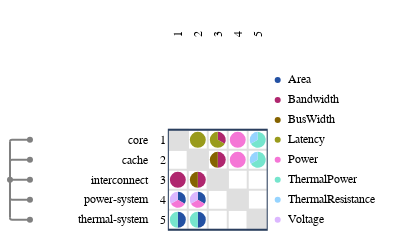

Here is the notebook cell this chart was saved with:
### Code cell
from ragraph.io.esl import from_esl
graph = from_esl(["./esl"])

import raesl.plot
figure = raesl.plot.mdm(
    graph,
    node_kinds=["component"],
)
figure.write_image("figures/dsm_components.svg")
figure.show()

### Figure 1 — Plotly figure (JSON) as saved in the notebook; plotly's stock layout.template omitted (floating-point values rounded to 4 significant figures)
{"data": [{"hoverinfo": "skip", "marker": {"color": "#FFFFFF", "line": {"color": "#FFFFFF"}}, "mode": "markers", "showlegend": false, "type": "scatter", "x": [0.5], "xaxis": "x", "y": [0.5], "yaxis": "y"}, {"hoverinfo": "skip", "marker": {"color": "#FFFFFF", "line": {"color": "#FFFFFF"}}, "mode": "markers", "showlegend": false, "type": "scatter", "x": [0.5], "xaxis": "x2", "y": [0.5], "yaxis": "y2"}, {"hoverinfo": "skip", "marker": {"color": "#FFFFFF", "line": {"color": "#FFFFFF"}}, "mode": "markers", "showlegend": false, "type": "scatter", "x": [0.5], "xaxis": "x3", "y": [0.5], "yaxis": "y3"}, {"hoverinfo": "skip", "marker": {"color": "#FFFFFF", "line": {"color": "#FFFFFF"}}, "mode": "markers", "showlegend": false, "type": "scatter", "x": [0.5], "xaxis": "x5", "y": [0.5], "yaxis": "y5"}, {"customdata": [{"data": "world.core", "pointtype": "tree_node"}, {"data": "world.cache", "pointtype": "tree_node"}, {"data": "world.interconnect", "pointtype": "tree_node"}, {"data": "world.power-system", "pointtype": "tree_node"}, {"data": "world.thermal-system", "pointtype": "tree_node"}, {"data": "world", "pointtype": "tree_node"}], "hoverinfo": "text", "marker": {"color": "gray"}, "mode": "markers", "showlegend": false, "text": ["world.core", "world.cache", "world.interconnect", "world.power-system", "world.thermal-system", "world"], "type": "scatter", "x": [1, 1, 1, 1, 1, 0], "xaxis": "x6", "y": [4.5, 3.5, 2.5, 1.5, 0.5, 2.5], "yaxis": "y6"}, {"customdata": [{"source": "world.core", "target": "world.interconnect"}], "hoverinfo": "text", "marker": {"color": "#ffffff"}, "mode": "markers", "showlegend": false, "text": ["source: world.core<br>target: world.interconnect<br>Bandwidth: 1.0"], "type": "scatter", "x": [0.5], "xaxis": "x9", "y": [2.3], "yaxis": "y9"}, {"customdata": [{"source": "world.core", "target": "world.power-system"}], "hoverinfo": "text", "marker": {"color": "#ffffff"}, "mode": "markers", "showlegend": false, "text": ["source: world.core<br>target: world.power-system<br>Area: 1.0", "source: world.core<br>target: world.power-system<br>Power: 1.0", "source: world.core<br>target: world.power-system<br>Voltage: 1.0"], "type": "scatter", "x": [0.6732, 0.5, 0.3268], "xaxis": "x9", "y": [1.6, 1.3, 1.6], "yaxis": "y9"}, {"customdata": [{"source": "world.core", "target": "world.thermal-system"}], "hoverinfo": "text", "marker": {"color": "#ffffff"}, "mode": "markers", "showlegend": false, "text": ["source: world.core<br>target: world.thermal-system<br>Area: 1.0", "source: world.core<br>target: world.thermal-system<br>ThermalPower: 1.0"], "type": "scatter", "x": [0.7, 0.3], "xaxis": "x9", "y": [0.5, 0.5], "yaxis": "y9"}, {"customdata": [{"source": "world.cache", "target": "world.core"}], "hoverinfo": "text", "marker": {"color": "#ffffff"}, "mode": "markers", "showlegend": false, "text": ["source: world.cache<br>target: world.core<br>Latency: 2.0"], "type": "scatter", "x": [1.5], "xaxis": "x9", "y": [4.3], "yaxis": "y9"}, {"customdata": [{"source": "world.cache", "target": "world.interconnect"}], "hoverinfo": "text", "marker": {"color": "#ffffff"}, "mode": "markers", "showlegend": false, "text": ["source: world.cache<br>target: world.interconnect<br>Bandwidth: 1.0", "source: world.cache<br>target: world.interconnect<br>BusWidth: 1.0"], "type": "scatter", "x": [1.7, 1.3], "xaxis": "x9", "y": [2.5, 2.5], "yaxis": "y9"}, {"customdata": [{"source": "world.cache", "target": "world.power-system"}], "hoverinfo": "text", "marker": {"color": "#ffffff"}, "mode": "markers", "showlegend": false, "text": ["source: world.cache<br>target: world.power-system<br>Area: 1.0", "source: world.cache<br>target: world.power-system<br>Power: 1.0", "source: world.cache<br>target: world.power-system<br>Voltage: 1.0"], "type": "scatter", "x": [1.673, 1.5, 1.327], "xaxis": "x9", "y": [1.6, 1.3, 1.6], "yaxis": "y9"}, {"customdata": [{"source": "world.cache", "target": "world.thermal-system"}], "hoverinfo": "text", "marker": {"color": "#ffffff"}, "mode": "markers", "showlegend": false, "text": ["source: world.cache<br>target: world.thermal-system<br>Area: 1.0", "source: world.cache<br>target: world.thermal-system<br>ThermalPower: 1.0"], "type": "scatter", "x": [1.7, 1.3], "xaxis": "x9", "y": [0.5, 0.5], "yaxis": "y9"}, {"customdata": [{"source": "world.interconnect", "target": "world.core"}], "hoverinfo": "text", "marker": {"color": "#ffffff"}, "mode": "markers", "showlegend": false, "text": ["source: world.interconnect<br>target: world.core<br>Bandwidth: 1.0", "source: world.interconnect<br>target: world.core<br>Latency: 2.0"], "type": "scatter", "x": [2.673, 2.327], "xaxis": "x9", "y": [4.6, 4.4], "yaxis": "y9"}, {"customdata": [{"source": "world.interconnect", "target": "world.cache"}], "hoverinfo": "text", "marker": {"color": "#ffffff"}, "mode": "markers", "showlegend": false, "text": ["source: world.interconnect<br>target: world.cache<br>Bandwidth: 1.0", "source: world.interconnect<br>target: world.cache<br>BusWidth: 1.0"], "type": "scatter", "x": [2.7, 2.3], "xaxis": "x9", "y": [3.5, 3.5], "yaxis": "y9"}, {"customdata": [{"source": "world.power-system", "target": "world.core"}], "hoverinfo": "text", "marker": {"color": "#ffffff"}, "mode": "markers", "showlegend": false, "text": ["source: world.power-system<br>target: world.core<br>Power: 1.0"], "type": "scatter", "x": [3.5], "xaxis": "x9", "y": [4.3], "yaxis": "y9"}, {"customdata": [{"source": "world.power-system", "target": "world.cache"}], "hoverinfo": "text", "marker": {"color": "#ffffff"}, "mode": "markers", "showlegend": false, "text": ["source: world.power-system<br>target: world.cache<br>Power: 1.0"], "type": "scatter", "x": [3.5], "xaxis": "x9", "y": [3.3], "yaxis": "y9"}, {"customdata": [{"source": "world.thermal-system", "target": "world.core"}], "hoverinfo": "text", "marker": {"color": "#ffffff"}, "mode": "markers", "showlegend": false, "text": ["source: world.thermal-system<br>target: world.core<br>ThermalPower: 2.0", "source: world.thermal-system<br>target: world.core<br>ThermalResistance: 1.0"], "type": "scatter", "x": [4.673, 4.327], "xaxis": "x9", "y": [4.4, 4.6], "yaxis": "y9"}, {"customdata": [{"source": "world.thermal-system", "target": "world.cache"}], "hoverinfo": "text", "marker": {"color": "#ffffff"}, "mode": "markers", "showlegend": false, "text": ["source: world.thermal-system<br>target: world.cache<br>ThermalPower: 2.0", "source: world.thermal-system<br>target: world.cache<br>ThermalResistance: 1.0"], "type": "scatter", "x": [4.673, 4.327], "xaxis": "x9", "y": [3.4, 3.6], "yaxis": "y9"}, {"hoverinfo": "text", "marker": {"color": "#2351a3"}, "mode": "markers", "showlegend": false, "text": ["Area"], "type": "scatter", "x": [0.5], "xaxis": "x10", "y": [7.5], "yaxis": "y10"}, {"hoverinfo": "text", "marker": {"color": "#af266e"}, "mode": "markers", "showlegend": false, "text": ["Bandwidth"], "type": "scatter", "x": [0.5], "xaxis": "x10", "y": [6.5], "yaxis": "y10"}, {"hoverinfo": "text", "marker": {"color": "#856300"}, "mode": "markers", "showlegend": false, "text": ["BusWidth"], "type": "scatter", "x": [0.5], "xaxis": "x10", "y": [5.5], "yaxis": "y10"}, {"hoverinfo": "text", "marker": {"color": "#999b1c"}, "mode": "markers", "showlegend": false, "text": ["Latency"], "type": "scatter", "x": [0.5], "xaxis": "x10", "y": [4.5], "yaxis": "y10"}, {"hoverinfo": "text", "marker": {"color": "#f576d6"}, "mode": "markers", "showlegend": false, "text": ["Power"], "type": "scatter", "x": [0.5], "xaxis": "x10", "y": [3.5], "yaxis": "y10"}, {"hoverinfo": "text", "marker": {"color": "#76e5cd"}, "mode": "markers", "showlegend": false, "text": ["ThermalPower"], "type": "scatter", "x": [0.5], "xaxis": "x10", "y": [2.5], "yaxis": "y10"}, {"hoverinfo": "text", "marker": {"color": "#96d4ff"}, "mode": "markers", "showlegend": false, "text": ["ThermalResistance"], "type": "scatter", "x": [0.5], "xaxis": "x10", "y": [1.5], "yaxis": "y10"}, {"hoverinfo": "text", "marker": {"color": "#dcb7ff"}, "mode": "markers", "showlegend": false, "text": ["Voltage"], "type": "scatter", "x": [0.5], "xaxis": "x10", "y": [0.5], "yaxis": "y10"}, {"hoverinfo": "text", "mode": "text", "showlegend": false, "text": ["Area", "Bandwidth", "BusWidth", "Latency", "Power", "ThermalPower", "ThermalResistance", "Voltage"], "textfont": {"color": "black", "family": "Fira Code,Hack,Courier New,monospace", "size": 12}, "textposition": "middle right", "type": "scatter", "x": [1, 1, 1, 1, 1, 1, 1, 1], "xaxis": "x10", "y": [7.5, 6.5, 5.5, 4.5, 3.5, 2.5, 1.5, 0.5], "yaxis": "y10"}], "layout": {"annotations": [{"font": {"color": "black", "family": "Fira Code,Hack,Courier New,monospace", "size": 12}, "showarrow": false, "text": "1", "textangle": -90, "x": 0.5, "xref": "x4", "y": -0.3301, "yanchor": "bottom", "yref": "y", "yshift": 0}, {"font": {"color": "black", "family": "Fira Code,Hack,Courier New,monospace", "size": 12}, "showarrow": false, "text": "2", "textangle": -90, "x": 1.5, "xref": "x4", "y": -0.3301, "yanchor": "bottom", "yref": "y", "yshift": 0}, {"font": {"color": "black", "family": "Fira Code,Hack,Courier New,monospace", "size": 12}, "showarrow": false, "text": "3", "textangle": -90, "x": 2.5, "xref": "x4", "y": -0.3301, "yanchor": "bottom", "yref": "y", "yshift": 0}, {"font": {"color": "black", "family": "Fira Code,Hack,Courier New,monospace", "size": 12}, "showarrow": false, "text": "4", "textangle": -90, "x": 3.5, "xref": "x4", "y": -0.3301, "yanchor": "bottom", "yref": "y", "yshift": 0}, {"font": {"color": "black", "family": "Fira Code,Hack,Courier New,monospace", "size": 12}, "showarrow": false, "text": "5", "textangle": -90, "x": 4.5, "xref": "x4", "y": -0.3301, "yanchor": "bottom", "yref": "y", "yshift": 0}, {"font": {"color": "black", "family": "Fira Code,Hack,Courier New,monospace", "size": 12}, "showarrow": false, "text": "core", "textangle": 0, "x": 2.772, "xanchor": "right", "xref": "x7", "y": 4.5, "yref": "y6", "yshift": 0}, {"font": {"color": "black", "family": "Fira Code,Hack,Courier New,monospace", "size": 12}, "showarrow": false, "text": "cache", "textangle": 0, "x": 2.772, "xanchor": "right", "xref": "x7", "y": 3.5, "yref": "y6", "yshift": 0}, {"font": {"color": "black", "family": "Fira Code,Hack,Courier New,monospace", "size": 12}, "showarrow": false, "text": "interconnect", "textangle": 0, "x": 2.772, "xanchor": "right", "xref": "x7", "y": 2.5, "yref": "y6", "yshift": 0}, {"font": {"color": "black", "family": "Fira Code,Hack,Courier New,monospace", "size": 12}, "showarrow": false, "text": "power-system", "textangle": 0, "x": 2.772, "xanchor": "right", "xref": "x7", "y": 1.5, "yref": "y6", "yshift": 0}, {"font": {"color": "black", "family": "Fira Code,Hack,Courier New,monospace", "size": 12}, "showarrow": false, "text": "thermal-system", "textangle": 0, "x": 2.772, "xanchor": "right", "xref": "x7", "y": 0.5, "yref": "y6", "yshift": 0}, {"font": {"color": "black", "family": "Fira Code,Hack,Courier New,monospace", "size": 12}, "showarrow": false, "text": "1", "textangle": 0, "x": 0.4301, "xanchor": "right", "xref": "x8", "y": 4.5, "yref": "y6", "yshift": 0}, {"font": {"color": "black", "family": "Fira Code,Hack,Courier New,monospace", "size": 12}, "showarrow": false, "text": "2", "textangle": 0, "x": 0.4301, "xanchor": "right", "xref": "x8", "y": 3.5, "yref": "y6", "yshift": 0}, {"font": {"color": "black", "family": "Fira Code,Hack,Courier New,monospace", "size": 12}, "showarrow": false, "text": "3", "textangle": 0, "x": 0.4301, "xanchor": "right", "xref": "x8", "y": 2.5, "yref": "y6", "yshift": 0}, {"font": {"color": "black", "family": "Fira Code,Hack,Courier New,monospace", "size": 12}, "showarrow": false, "text": "4", "textangle": 0, "x": 0.4301, "xanchor": "right", "xref": "x8", "y": 1.5, "yref": "y6", "yshift": 0}, {"font": {"color": "black", "family": "Fira Code,Hack,Courier New,monospace", "size": 12}, "showarrow": false, "text": "5", "textangle": 0, "x": 0.4301, "xanchor": "right", "xref": "x8", "y": 0.5, "yref": "y6", "yshift": 0}], "autosize": false, "height": 218.2, "hovermode": "closest", "margin": {"b": 0, "l": 0, "pad": 0, "r": 0, "t": 25}, "modebar": {"orientation": "h"}, "paper_bgcolor": "rgba(256,256,256,1)", "plot_bgcolor": "rgba(256,256,256,0)", "shapes": [{"line": {"color": "gray", "dash": "solid", "width": 2}, "type": "line", "x0": 0, "x1": 0, "xref": "x6", "y0": 2.5, "y1": 4.4, "yref": "y6"}, {"line": {"color": "gray", "dash": "solid", "width": 2}, "path": "M 0 4.4 Q 0 4.5 0.1 4.5", "type": "path", "xref": "x6", "yref": "y6"}, {"line": {"color": "gray", "dash": "solid", "width": 2}, "type": "line", "x0": 0.1, "x1": 1, "xref": "x6", "y0": 4.5, "y1": 4.5, "yref": "y6"}, {"line": {"color": "gray", "dash": "solid", "width": 2}, "type": "line", "x0": 0, "x1": 0, "xref": "x6", "y0": 2.5, "y1": 3.4, "yref": "y6"}, {"line": {"color": "gray", "dash": "solid", "width": 2}, "path": "M 0 3.4 Q 0 3.5 0.1 3.5", "type": "path", "xref": "x6", "yref": "y6"}, {"line": {"color": "gray", "dash": "solid", "width": 2}, "type": "line", "x0": 0.1, "x1": 1, "xref": "x6", "y0": 3.5, "y1": 3.5, "yref": "y6"}, {"line": {"color": "gray", "dash": "solid", "width": 2}, "type": "line", "x0": 0, "x1": 1, "xref": "x6", "y0": 2.5, "y1": 2.5, "yref": "y6"}, {"line": {"color": "gray", "dash": "solid", "width": 2}, "type": "line", "x0": 0, "x1": 0, "xref": "x6", "y0": 2.5, "y1": 1.6, "yref": "y6"}, {"line": {"color": "gray", "dash": "solid", "width": 2}, "path": "M 0 1.6 Q 0 1.5 0.1 1.5", "type": "path", "xref": "x6", "yref": "y6"}, {"line": {"color": "gray", "dash": "solid", "width": 2}, "type": "line", "x0": 0.1, "x1": 1, "xref": "x6", "y0": 1.5, "y1": 1.5, "yref": "y6"}, {"line": {"color": "gray", "dash": "solid", "width": 2}, "type": "line", "x0": 0, "x1": 0, "xref": "x6", "y0": 2.5, "y1": 0.6, "yref": "y6"}, {"line": {"color": "gray", "dash": "solid", "width": 2}, "path": "M 0 0.6 Q 0 0.5 0.1 0.5", "type": "path", "xref": "x6", "yref": "y6"}, {"line": {"color": "gray", "dash": "solid", "width": 2}, "type": "line", "x0": 0.1, "x1": 1, "xref": "x6", "y0": 0.5, "y1": 0.5, "yref": "y6"}, {"line": {"color": "#dfdfdf", "dash": "solid", "width": 2}, "type": "line", "x0": 0, "x1": 5, "xref": "x9", "y0": 0, "y1": 0, "yref": "y6"}, {"line": {"color": "#dfdfdf", "dash": "solid", "width": 2}, "type": "line", "x0": 0, "x1": 5, "xref": "x9", "y0": 1, "y1": 1, "yref": "y6"}, {"line": {"color": "#dfdfdf", "dash": "solid", "width": 2}, "type": "line", "x0": 0, "x1": 5, "xref": "x9", "y0": 2, "y1": 2, "yref": "y6"}, {"line": {"color": "#dfdfdf", "dash": "solid", "width": 2}, "type": "line", "x0": 0, "x1": 5, "xref": "x9", "y0": 3, "y1": 3, "yref": "y6"}, {"line": {"color": "#dfdfdf", "dash": "solid", "width": 2}, "type": "line", "x0": 0, "x1": 5, "xref": "x9", "y0": 4, "y1": 4, "yref": "y6"}, {"line": {"color": "#dfdfdf", "dash": "solid", "width": 2}, "type": "line", "x0": 0, "x1": 5, "xref": "x9", "y0": 5, "y1": 5, "yref": "y6"}, {"line": {"color": "#dfdfdf", "dash": "solid", "width": 2}, "type": "line", "x0": 0, "x1": 0, "xref": "x9", "y0": 0, "y1": 5, "yref": "y6"}, {"line": {"color": "#dfdfdf", "dash": "solid", "width": 2}, "type": "line", "x0": 1, "x1": 1, "xref": "x9", "y0": 0, "y1": 5, "yref": "y6"}, {"line": {"color": "#dfdfdf", "dash": "solid", "width": 2}, "type": "line", "x0": 2, "x1": 2, "xref": "x9", "y0": 0, "y1": 5, "yref": "y6"}, {"line": {"color": "#dfdfdf", "dash": "solid", "width": 2}, "type": "line", "x0": 3, "x1": 3, "xref": "x9", "y0": 0, "y1": 5, "yref": "y6"}, {"line": {"color": "#dfdfdf", "dash": "solid", "width": 2}, "type": "line", "x0": 4, "x1": 4, "xref": "x9", "y0": 0, "y1": 5, "yref": "y6"}, {"line": {"color": "#dfdfdf", "dash": "solid", "width": 2}, "type": "line", "x0": 5, "x1": 5, "xref": "x9", "y0": 0, "y1": 5, "yref": "y6"}, {"fillcolor": "#dfdfdf", "layer": "below", "line": {"color": "#dfdfdf"}, "type": "rect", "x0": 0, "x1": 1, "xref": "x9", "y0": 4, "y1": 5, "yref": "y6"}, {"fillcolor": "#dfdfdf", "layer": "below", "line": {"color": "#dfdfdf"}, "type": "rect", "x0": 1, "x1": 2, "xref": "x9", "y0": 3, "y1": 4, "yref": "y6"}, {"fillcolor": "#dfdfdf", "layer": "below", "line": {"color": "#dfdfdf"}, "type": "rect", "x0": 2, "x1": 3, "xref": "x9", "y0": 2, "y1": 3, "yref": "y6"}, {"fillcolor": "#dfdfdf", "layer": "below", "line": {"color": "#dfdfdf"}, "type": "rect", "x0": 3, "x1": 4, "xref": "x9", "y0": 1, "y1": 2, "yref": "y6"}, {"fillcolor": "#dfdfdf", "layer": "below", "line": {"color": "#dfdfdf"}, "type": "rect", "x0": 4, "x1": 5, "xref": "x9", "y0": 0, "y1": 1, "yref": "y6"}, {"fillcolor": "#af266e", "line": {"width": 0}, "path": "M 0.5 2.5 L 0.5 2.9 Q 0.334 2.9 0.217 2.783 Q 0.1 2.666 0.1 2.5 Q 0.1 2.334 0.217 2.217 Q 0.334 2.1 0.5 2.1 Q 0.666 2.1 0.783 2.217 Q 0.9 2.334 0.9 2.5 Q 0.9 2.666 0.783 2.783 Q 0.666 2.9 0.5 2.9 Z", "type": "path", "xref": "x9", "yref": "y6"}, {"fillcolor": "#2351a3", "line": {"width": 0}, "path": "M 0.5 1.5 L 0.846 1.3 Q 0.929 1.443 0.886 1.604 Q 0.843 1.764 0.7 1.846 Q 0.607 1.9 0.5 1.9 Z", "type": "path", "xref": "x9", "yref": "y6"}, {"fillcolor": "#f576d6", "line": {"width": 0}, "path": "M 0.5 1.5 L 0.15400000000000003 1.3 Q 0.236 1.157 0.396 1.114 Q 0.557 1.071 0.7 1.154 Q 0.793 1.207 0.846 1.3 Z", "type": "path", "xref": "x9", "yref": "y6"}, {"fillcolor": "#dcb7ff", "line": {"width": 0}, "path": "M 0.5 1.5 L 0.5 1.9 Q 0.334 1.9 0.217 1.783 Q 0.1 1.666 0.1 1.5 Q 0.1 1.393 0.154 1.3 Z", "type": "path", "xref": "x9", "yref": "y6"}, {"fillcolor": "#2351a3", "line": {"width": 0}, "path": "M 0.5 0.5 L 0.5 0.09999999999999998 Q 0.666 0.1 0.783 0.217 Q 0.9 0.334 0.9 0.5 Q 0.9 0.666 0.783 0.783 Q 0.666 0.9 0.5 0.9 Z", "type": "path", "xref": "x9", "yref": "y6"}, {"fillcolor": "#76e5cd", "line": {"width": 0}, "path": "M 0.5 0.5 L 0.5 0.9 Q 0.334 0.9 0.217 0.783 Q 0.1 0.666 0.1 0.5 Q 0.1 0.334 0.217 0.217 Q 0.334 0.1 0.5 0.1 Z", "type": "path", "xref": "x9", "yref": "y6"}, {"fillcolor": "#999b1c", "line": {"width": 0}, "path": "M 1.5 4.5 L 1.5 4.9 Q 1.334 4.9 1.217 4.783 Q 1.1 4.666 1.1 4.5 Q 1.1 4.334 1.217 4.217 Q 1.334 4.1 1.5 4.1 Q 1.666 4.1 1.783 4.217 Q 1.9 4.334 1.9 4.5 Q 1.9 4.666 1.783 4.783 Q 1.666 4.9 1.5 4.9 Z", "type": "path", "xref": "x9", "yref": "y6"}, {"fillcolor": "#af266e", "line": {"width": 0}, "path": "M 1.5 2.5 L 1.5 2.1 Q 1.666 2.1 1.783 2.217 Q 1.9 2.334 1.9 2.5 Q 1.9 2.666 1.783 2.783 Q 1.666 2.9 1.5 2.9 Z", "type": "path", "xref": "x9", "yref": "y6"}, {"fillcolor": "#856300", "line": {"width": 0}, "path": "M 1.5 2.5 L 1.5 2.9 Q 1.334 2.9 1.217 2.783 Q 1.1 2.666 1.1 2.5 Q 1.1 2.334 1.217 2.217 Q 1.334 2.1 1.5 2.1 Z", "type": "path", "xref": "x9", "yref": "y6"}, {"fillcolor": "#2351a3", "line": {"width": 0}, "path": "M 1.5 1.5 L 1.846 1.3 Q 1.929 1.443 1.886 1.604 Q 1.843 1.764 1.7 1.846 Q 1.607 1.9 1.5 1.9 Z", "type": "path", "xref": "x9", "yref": "y6"}, {"fillcolor": "#f576d6", "line": {"width": 0}, "path": "M 1.5 1.5 L 1.154 1.3 Q 1.236 1.157 1.396 1.114 Q 1.557 1.071 1.7 1.154 Q 1.793 1.207 1.846 1.3 Z", "type": "path", "xref": "x9", "yref": "y6"}, {"fillcolor": "#dcb7ff", "line": {"width": 0}, "path": "M 1.5 1.5 L 1.5 1.9 Q 1.334 1.9 1.217 1.783 Q 1.1 1.666 1.1 1.5 Q 1.1 1.393 1.154 1.3 Z", "type": "path", "xref": "x9", "yref": "y6"}, {"fillcolor": "#2351a3", "line": {"width": 0}, "path": "M 1.5 0.5 L 1.5 0.09999999999999998 Q 1.666 0.1 1.783 0.217 Q 1.9 0.334 1.9 0.5 Q 1.9 0.666 1.783 0.783 Q 1.666 0.9 1.5 0.9 Z", "type": "path", "xref": "x9", "yref": "y6"}, {"fillcolor": "#76e5cd", "line": {"width": 0}, "path": "M 1.5 0.5 L 1.5 0.9 Q 1.334 0.9 1.217 0.783 Q 1.1 0.666 1.1 0.5 Q 1.1 0.334 1.217 0.217 Q 1.334 0.1 1.5 0.1 Z", "type": "path", "xref": "x9", "yref": "y6"}, {"fillcolor": "#af266e", "line": {"width": 0}, "path": "M 2.5 4.5 L 2.846 4.3 Q 2.929 4.443 2.886 4.604 Q 2.843 4.764 2.7 4.846 Q 2.607 4.9 2.5 4.9 Z", "type": "path", "xref": "x9", "yref": "y6"}, {"fillcolor": "#999b1c", "line": {"width": 0}, "path": "M 2.5 4.5 L 2.5 4.9 Q 2.334 4.9 2.217 4.783 Q 2.1 4.666 2.1 4.5 Q 2.1 4.334 2.217 4.217 Q 2.334 4.1 2.5 4.1 Q 2.666 4.1 2.783 4.217 Q 2.82 4.254 2.846 4.3 Z", "type": "path", "xref": "x9", "yref": "y6"}, {"fillcolor": "#af266e", "line": {"width": 0}, "path": "M 2.5 3.5 L 2.5 3.1 Q 2.666 3.1 2.783 3.217 Q 2.9 3.334 2.9 3.5 Q 2.9 3.666 2.783 3.783 Q 2.666 3.9 2.5 3.9 Z", "type": "path", "xref": "x9", "yref": "y6"}, {"fillcolor": "#856300", "line": {"width": 0}, "path": "M 2.5 3.5 L 2.5 3.9 Q 2.334 3.9 2.217 3.783 Q 2.1 3.666 2.1 3.5 Q 2.1 3.334 2.217 3.217 Q 2.334 3.1 2.5 3.1 Z", "type": "path", "xref": "x9", "yref": "y6"}, {"fillcolor": "#f576d6", "line": {"width": 0}, "path": "M 3.5 4.5 L 3.5 4.9 Q 3.334 4.9 3.217 4.783 Q 3.1 4.666 3.1 4.5 Q 3.1 4.334 3.217 4.217 Q 3.334 4.1 3.5 4.1 Q 3.666 4.1 3.783 4.217 Q 3.9 4.334 3.9 4.5 Q 3.9 4.666 3.783 4.783 Q 3.666 4.9 3.5 4.9 Z", "type": "path", "xref": "x9", "yref": "y6"}, {"fillcolor": "#f576d6", "line": {"width": 0}, "path": "M 3.5 3.5 L 3.5 3.9 Q 3.334 3.9 3.217 3.783 Q 3.1 3.666 3.1 3.5 Q 3.1 3.334 3.217 3.217 Q 3.334 3.1 3.5 3.1 Q 3.666 3.1 3.783 3.217 Q 3.9 3.334 3.9 3.5 Q 3.9 3.666 3.783 3.783 Q 3.666 3.9 3.5 3.9 Z", "type": "path", "xref": "x9", "yref": "y6"}, {"fillcolor": "#76e5cd", "line": {"width": 0}, "path": "M 4.5 4.5 L 4.154 4.3 Q 4.236 4.157 4.396 4.114 Q 4.557 4.071 4.7 4.154 Q 4.843 4.236 4.886 4.396 Q 4.929 4.557 4.846 4.7 Q 4.764 4.843 4.604 4.886 Q 4.553 4.9 4.5 4.9 Z", "type": "path", "xref": "x9", "yref": "y6"}, {"fillcolor": "#96d4ff", "line": {"width": 0}, "path": "M 4.5 4.5 L 4.5 4.9 Q 4.334 4.9 4.217 4.783 Q 4.1 4.666 4.1 4.5 Q 4.1 4.393 4.154 4.3 Z", "type": "path", "xref": "x9", "yref": "y6"}, {"fillcolor": "#76e5cd", "line": {"width": 0}, "path": "M 4.5 3.5 L 4.154 3.3 Q 4.236 3.157 4.396 3.114 Q 4.557 3.071 4.7 3.154 Q 4.843 3.236 4.886 3.396 Q 4.929 3.557 4.846 3.7 Q 4.764 3.843 4.604 3.886 Q 4.553 3.9 4.5 3.9 Z", "type": "path", "xref": "x9", "yref": "y6"}, {"fillcolor": "#96d4ff", "line": {"width": 0}, "path": "M 4.5 3.5 L 4.5 3.9 Q 4.334 3.9 4.217 3.783 Q 4.1 3.666 4.1 3.5 Q 4.1 3.393 4.154 3.3 Z", "type": "path", "xref": "x9", "yref": "y6"}, {"type": "rect", "x0": 0, "x1": 5, "xref": "x9", "y0": 0, "y1": 5, "yref": "y6"}], "width": 410.6, "xaxis": {"anchor": "y", "automargin": false, "autorange": false, "domain": [0, 0.09742], "matches": "x6", "range": [-0.5, 1.5], "scaleanchor": "y", "scaleratio": 1, "showticklabels": false}, "xaxis10": {"anchor": "y10", "automargin": false, "domain": [0.6529, 1.0], "range": [0, 7.125], "scaleanchor": "y", "showgrid": false, "showline": false, "showticklabels": false, "zeroline": false}, "xaxis2": {"anchor": "y2", "automargin": false, "autorange": false, "domain": [0.09742, 0.3675], "matches": "x7", "range": [-2.772, 2.772], "scaleanchor": "y", "scaleratio": 1, "showticklabels": false}, "xaxis3": {"anchor": "y3", "automargin": false, "autorange": false, "domain": [0.3675, 0.4094], "matches": "x8", "range": [-0.4301, 0.4301], "scaleanchor": "y", "scaleratio": 1, "showticklabels": false}, "xaxis4": {"anchor": "y4", "automargin": false, "domain": [0.4094, 0.6529], "matches": "x9", "range": [0, 5], "scaleanchor": "y", "showgrid": false, "showline": false, "showticklabels": false, "zeroline": false}, "xaxis5": {"anchor": "y5", "automargin": false, "autorange": false, "domain": [0.6529, 1.0], "matches": "x10", "range": [0, 7.125], "scaleanchor": "y", "scaleratio": 1, "showticklabels": false}, "xaxis6": {"anchor": "y6", "automargin": false, "autorange": false, "domain": [0, 0.09742], "range": [-0.5, 1.5], "scaleanchor": "y", "scaleratio": 1, "showgrid": false, "showline": false, "showticklabels": false, "zeroline": false}, "xaxis7": {"anchor": "y7", "automargin": false, "domain": [0.09742, 0.3675], "range": [-2.772, 2.772], "scaleanchor": "y", "scaleratio": 1, "showgrid": false, "showline": false, "showticklabels": false, "zeroline": false}, "xaxis8": {"anchor": "y8", "automargin": false, "domain": [0.3675, 0.4094], "range": [-0.4301, 0.4301], "scaleanchor": "y", "scaleratio": 1, "showgrid": false, "showline": false, "showticklabels": false, "zeroline": false}, "xaxis9": {"anchor": "y9", "automargin": false, "domain": [0.4094, 0.6529], "range": [0, 5], "scaleanchor": "y", "scaleratio": 1, "showgrid": false, "showline": false, "showticklabels": false, "zeroline": false}, "yaxis": {"anchor": "x", "automargin": false, "autorange": false, "domain": [0.9316, 1], "range": [-0.3301, 0.3301], "showticklabels": false}, "yaxis10": {"anchor": "x10", "automargin": false, "autorange": false, "domain": [0, 0.9316], "matches": "y6", "range": [0, 9], "scaleratio": 1, "showgrid": false, "showline": false, "showticklabels": false, "zeroline": false}, "yaxis2": {"anchor": "x2", "automargin": false, "autorange": false, "domain": [0.9316, 1], "matches": "y", "range": [-0.3301, 0.3301], "showticklabels": false}, "yaxis3": {"anchor": "x3", "automargin": false, "autorange": false, "domain": [0.9316, 1], "matches": "y", "range": [-0.3301, 0.3301], "showticklabels": false}, "yaxis4": {"anchor": "x4", "automargin": false, "autorange": false, "domain": [0.9316, 1], "matches": "y", "range": [-0.3301, 0.3301], "scaleanchor": "x", "scaleratio": 1, "showgrid": false, "showline": false, "showticklabels": false, "zeroline": false}, "yaxis5": {"anchor": "x5", "automargin": false, "autorange": false, "domain": [0.9316, 1], "matches": "y", "range": [-0.3301, 0.3301], "showticklabels": false}, "yaxis6": {"anchor": "x6", "automargin": false, "autorange": false, "domain": [0, 0.9316], "range": [0, 9], "scaleanchor": "x", "scaleratio": 1, "showgrid": true, "showline": false, "showticklabels": false, "zeroline": false}, "yaxis7": {"anchor": "x7", "automargin": false, "autorange": false, "domain": [0, 0.9316], "matches": "y6", "range": [0, 9], "scaleratio": 1, "showgrid": false, "showline": false, "showticklabels": false, "zeroline": false}, "yaxis8": {"anchor": "x8", "automargin": false, "autorange": false, "domain": [0, 0.9316], "matches": "y6", "range": [0, 9], "scaleratio": 1, "showgrid": false, "showline": false, "showticklabels": false, "zeroline": false}, "yaxis9": {"anchor": "x9", "automargin": false, "autorange": false, "domain": [0, 0.9316], "matches": "y6", "range": [0, 9], "scaleratio": 1, "showgrid": false, "showline": false, "showticklabels": false, "zeroline": false}}}
